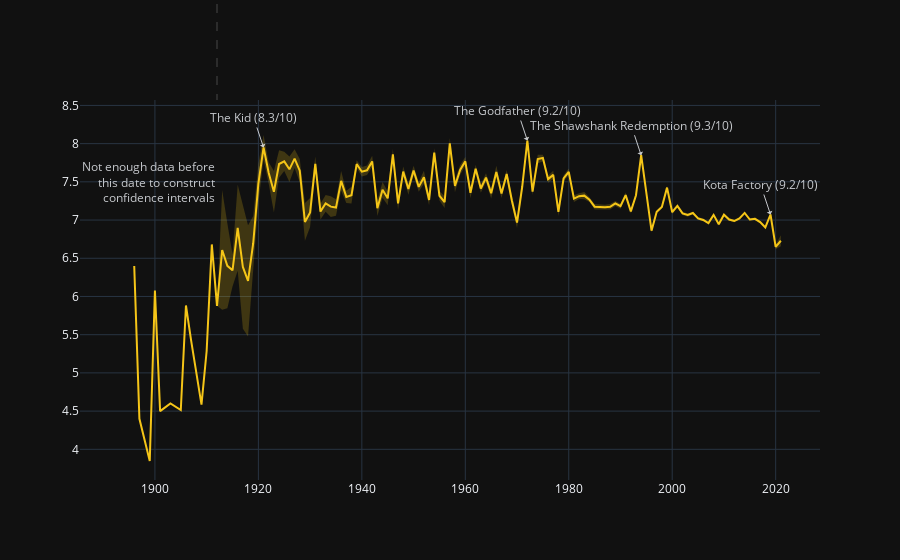

Notebook code cell kept with this figure:
### Markdown cell above
#### Year

### Code cell
## YEAR

# Get weighted mean rating by year
groupby=df.groupby("startYear").agg(        
    Mean=("averageRating", lambda x: DescrStatsW(x, weights=df.loc[x.index, "numVotes"]/np.mean(df["numVotes"])).mean),
    LowCI=("averageRating", lambda x: DescrStatsW(x, weights=df.loc[x.index, "numVotes"]/np.mean(df["numVotes"])).tconfint_mean()[0]),
    HighCI=("averageRating", lambda x: DescrStatsW(x, weights=df.loc[x.index, "numVotes"]/np.mean(df["numVotes"])).tconfint_mean()[1])
).reset_index()

# Fill NA years
groupby=groupby.fillna({"LowCI": groupby["Mean"], "HighCI": groupby["Mean"]}, axis=0)
# Year 1911 has weird values. Inputting the mean.
groupby.loc[groupby["startYear"]==1911, ["LowCI", "HighCI"]] = groupby.loc[groupby["startYear"]==1911, ["Mean"]].values
groupby.loc[groupby["startYear"]==1912, ["LowCI", "HighCI"]] = groupby.loc[groupby["startYear"]==1912, ["Mean"]].values

# Annotations, major movies
best_1921 = df.loc[(df["startYear"]==1921) & (df["numVotes"]>50000), ["primaryTitle", "averageRating", "numVotes"]].sort_values("averageRating", ascending=False).iloc[0]
best_1972 = df.loc[(df["startYear"]==1972) & (df["numVotes"]>50000), ["primaryTitle", "averageRating", "numVotes"]].sort_values("averageRating", ascending=False).iloc[0]
best_1994 = df.loc[(df["startYear"]==1994) & (df["numVotes"]>50000), ["primaryTitle", "averageRating", "numVotes"]].sort_values("averageRating", ascending=False).iloc[0]
best_2019 = df.loc[(df["startYear"]==2019) & (df["numVotes"]>50000), ["primaryTitle", "averageRating", "numVotes"]].sort_values("averageRating", ascending=False).iloc[0]

# Init
fig = go.Figure()

# Mean line
fig.add_trace(go.Scatter(
    name="Mean Rating",
    x=groupby["startYear"],
    y=groupby["Mean"],
    line_color='rgba(245,197,24,1)',
    showlegend=False
))
#CI
fig.add_trace(go.Scatter(
    name="High CI",
    x=groupby["startYear"],
    y=groupby["HighCI"],
    mode="lines",
    line_color='rgba(255, 255, 255, 0)',
    showlegend=False
))
fig.add_trace(go.Scatter(
    name="Low CI",
    x=groupby["startYear"],
    y=groupby["LowCI"],
    mode="lines",
    fill='tonexty',
    fillcolor='rgba(245,197,24, 0.2)',
    line_color='rgba(255,255,255,0)',
    showlegend=False
))

fig.add_annotation(x=1912, y=7.5, xanchor="right", align="right",
            text="Not enough data before<br>this date to construct<br>confidence intervals",
            opacity=0.8,
            showarrow=False,
            arrowhead=1)
fig.add_vline(x=1912, y0=8.5, line_dash="dash", line_color="gray", line_width=0.5)

#Major films
fig.add_annotation(x=1921, y=groupby.loc[groupby["startYear"]==1921]["Mean"].values[0],
            text=f"{best_1921[0]} ({best_1921[1]}/10)",
            opacity=0.8,
            showarrow=True,
            arrowhead=1)
fig.add_annotation(x=1972, y=groupby.loc[groupby["startYear"]==1972]["Mean"].values[0],
            text=f"{best_1972[0]} ({best_1972[1]}/10)",
            opacity=0.8,
            showarrow=True,
            arrowhead=1)
fig.add_annotation(x=1994, y=groupby.loc[groupby["startYear"]==1994]["Mean"].values[0],
            text=f"{best_1994[0]} ({best_1994[1]}/10)",
            opacity=0.8,
            showarrow=True,
            arrowhead=1)
fig.add_annotation(x=2019, y=groupby.loc[groupby["startYear"]==2019]["Mean"].values[0],
            text=f"{best_2019[0]} ({best_2019[1]}/10)",
            opacity=0.8,
            showarrow=True,
            arrowhead=1)

fig.update_layout(hovermode="x")
fig.show()

### Figure 1 — Plotly figure (JSON) as saved in the notebook; plotly's stock layout.template omitted (floating-point values rounded to 4 significant figures)
{"data": [{"line": {"color": "rgba(245,197,24,1)"}, "name": "Mean Rating", "showlegend": false, "type": "scatter", "x": [1896, 1897, 1899, 1900, 1901, 1903, 1905, 1906, 1907, 1908, 1909, 1910, 1911, 1912, 1913, 1914, 1915, 1916, 1917, 1918, 1919, 1920, 1921, 1922, 1923, 1924, 1925, 1926, 1927, 1928, 1929, 1930, 1931, 1932, 1933, 1934, 1935, 1936, 1937, 1938, 1939, 1940, 1941, 1942, 1943, 1944, 1945, 1946, 1947, 1948, 1949, 1950, 1951, 1952, 1953, 1954, 1955, 1956, 1957, 1958, 1959, 1960, 1961, 1962, 1963, 1964, 1965, 1966, 1967, 1968, 1969, 1970, 1971, 1972, 1973, 1974, 1975, 1976, 1977, 1978, 1979, 1980, 1981, 1982, 1983, 1984, 1985, 1986, 1987, 1988, 1989, 1990, 1991, 1992, 1993, 1994, 1995, 1996, 1997, 1998, 1999, 2000, 2001, 2002, 2003, 2004, 2005, 2006, 2007, 2008, 2009, 2010, 2011, 2012, 2013, 2014, 2015, 2016, 2017, 2018, 2019, 2020, 2021], "y": [6.4, 4.4, 3.847, 6.078, 4.5, 4.6, 4.515, 5.882, 5.422, 5.027, 4.585, 5.286, 6.681, 5.878, 6.608, 6.401, 6.342, 6.899, 6.386, 6.204, 6.696, 7.478, 7.95, 7.615, 7.37, 7.733, 7.768, 7.664, 7.803, 7.646, 6.975, 7.099, 7.734, 7.111, 7.218, 7.176, 7.163, 7.513, 7.303, 7.325, 7.733, 7.632, 7.651, 7.767, 7.156, 7.396, 7.285, 7.86, 7.219, 7.635, 7.407, 7.648, 7.434, 7.56, 7.264, 7.881, 7.318, 7.234, 8.004, 7.446, 7.656, 7.768, 7.357, 7.672, 7.413, 7.555, 7.351, 7.63, 7.347, 7.603, 7.257, 6.966, 7.436, 8.041, 7.371, 7.798, 7.812, 7.535, 7.591, 7.107, 7.545, 7.629, 7.281, 7.313, 7.319, 7.267, 7.175, 7.172, 7.166, 7.173, 7.217, 7.181, 7.327, 7.114, 7.325, 7.848, 7.365, 6.861, 7.109, 7.17, 7.424, 7.103, 7.185, 7.087, 7.066, 7.092, 7.021, 7.001, 6.96, 7.068, 6.946, 7.07, 7.006, 6.987, 7.022, 7.093, 7.007, 7.017, 6.973, 6.903, 7.073, 6.65, 6.729]}, {"line": {"color": "rgba(255, 255, 255, 0)"}, "mode": "lines", "name": "High CI", "showlegend": false, "type": "scatter", "x": [1896, 1897, 1899, 1900, 1901, 1903, 1905, 1906, 1907, 1908, 1909, 1910, 1911, 1912, 1913, 1914, 1915, 1916, 1917, 1918, 1919, 1920, 1921, 1922, 1923, 1924, 1925, 1926, 1927, 1928, 1929, 1930, 1931, 1932, 1933, 1934, 1935, 1936, 1937, 1938, 1939, 1940, 1941, 1942, 1943, 1944, 1945, 1946, 1947, 1948, 1949, 1950, 1951, 1952, 1953, 1954, 1955, 1956, 1957, 1958, 1959, 1960, 1961, 1962, 1963, 1964, 1965, 1966, 1967, 1968, 1969, 1970, 1971, 1972, 1973, 1974, 1975, 1976, 1977, 1978, 1979, 1980, 1981, 1982, 1983, 1984, 1985, 1986, 1987, 1988, 1989, 1990, 1991, 1992, 1993, 1994, 1995, 1996, 1997, 1998, 1999, 2000, 2001, 2002, 2003, 2004, 2005, 2006, 2007, 2008, 2009, 2010, 2011, 2012, 2013, 2014, 2015, 2016, 2017, 2018, 2019, 2020, 2021], "y": [6.4, 4.4, 3.847, 6.078, 4.5, 4.6, 4.515, 5.882, 5.422, 5.027, 4.585, 5.286, 6.681, 5.878, 7.392, 6.958, 6.553, 7.463, 7.196, 6.931, 7.052, 7.734, 8.111, 7.757, 7.641, 7.912, 7.894, 7.831, 7.927, 7.799, 7.222, 7.289, 7.832, 7.214, 7.327, 7.313, 7.271, 7.641, 7.385, 7.435, 7.783, 7.695, 7.712, 7.842, 7.259, 7.499, 7.377, 7.929, 7.302, 7.701, 7.482, 7.711, 7.497, 7.646, 7.335, 7.939, 7.38, 7.312, 8.072, 7.528, 7.72, 7.826, 7.429, 7.725, 7.47, 7.613, 7.42, 7.712, 7.404, 7.656, 7.324, 7.038, 7.484, 8.105, 7.415, 7.854, 7.856, 7.583, 7.645, 7.161, 7.586, 7.673, 7.326, 7.351, 7.366, 7.299, 7.212, 7.208, 7.202, 7.208, 7.25, 7.212, 7.362, 7.144, 7.355, 7.877, 7.389, 6.886, 7.133, 7.192, 7.445, 7.125, 7.205, 7.107, 7.087, 7.109, 7.04, 7.02, 6.976, 7.087, 6.963, 7.087, 7.022, 7.002, 7.035, 7.108, 7.023, 7.032, 6.99, 6.921, 7.092, 6.683, 6.8]}, {"fill": "tonexty", "fillcolor": "rgba(245,197,24, 0.2)", "line": {"color": "rgba(255,255,255,0)"}, "mode": "lines", "name": "Low CI", "showlegend": false, "type": "scatter", "x": [1896, 1897, 1899, 1900, 1901, 1903, 1905, 1906, 1907, 1908, 1909, 1910, 1911, 1912, 1913, 1914, 1915, 1916, 1917, 1918, 1919, 1920, 1921, 1922, 1923, 1924, 1925, 1926, 1927, 1928, 1929, 1930, 1931, 1932, 1933, 1934, 1935, 1936, 1937, 1938, 1939, 1940, 1941, 1942, 1943, 1944, 1945, 1946, 1947, 1948, 1949, 1950, 1951, 1952, 1953, 1954, 1955, 1956, 1957, 1958, 1959, 1960, 1961, 1962, 1963, 1964, 1965, 1966, 1967, 1968, 1969, 1970, 1971, 1972, 1973, 1974, 1975, 1976, 1977, 1978, 1979, 1980, 1981, 1982, 1983, 1984, 1985, 1986, 1987, 1988, 1989, 1990, 1991, 1992, 1993, 1994, 1995, 1996, 1997, 1998, 1999, 2000, 2001, 2002, 2003, 2004, 2005, 2006, 2007, 2008, 2009, 2010, 2011, 2012, 2013, 2014, 2015, 2016, 2017, 2018, 2019, 2020, 2021], "y": [6.4, 4.4, 3.847, 6.078, 4.5, 4.6, 4.515, 5.882, 5.422, 5.027, 4.585, 5.286, 6.681, 5.878, 5.825, 5.845, 6.13, 6.335, 5.577, 5.477, 6.341, 7.222, 7.788, 7.473, 7.099, 7.554, 7.643, 7.497, 7.68, 7.493, 6.728, 6.909, 7.637, 7.009, 7.11, 7.038, 7.055, 7.385, 7.222, 7.215, 7.683, 7.57, 7.589, 7.693, 7.052, 7.292, 7.193, 7.79, 7.135, 7.569, 7.331, 7.584, 7.371, 7.475, 7.192, 7.824, 7.256, 7.157, 7.936, 7.364, 7.591, 7.711, 7.286, 7.619, 7.357, 7.496, 7.282, 7.549, 7.29, 7.551, 7.189, 6.895, 7.387, 7.977, 7.327, 7.741, 7.768, 7.488, 7.538, 7.053, 7.503, 7.585, 7.236, 7.275, 7.273, 7.235, 7.138, 7.137, 7.131, 7.139, 7.184, 7.149, 7.291, 7.084, 7.295, 7.819, 7.34, 6.836, 7.085, 7.148, 7.403, 7.08, 7.165, 7.067, 7.045, 7.076, 7.003, 6.983, 6.944, 7.049, 6.929, 7.053, 6.99, 6.972, 7.008, 7.079, 6.99, 7.001, 6.956, 6.885, 7.053, 6.617, 6.659]}], "layout": {"annotations": [{"align": "right", "arrowhead": 1, "opacity": 0.8, "showarrow": false, "text": "Not enough data before<br>this date to construct<br>confidence intervals", "x": 1912, "xanchor": "right", "y": 7.5}, {"arrowhead": 1, "opacity": 0.8, "showarrow": true, "text": "The Kid (8.3/10)", "x": 1921, "y": 7.95}, {"arrowhead": 1, "opacity": 0.8, "showarrow": true, "text": "The Godfather (9.2/10)", "x": 1972, "y": 8.041}, {"arrowhead": 1, "opacity": 0.8, "showarrow": true, "text": "The Shawshank Redemption (9.3/10)", "x": 1994, "y": 7.848}, {"arrowhead": 1, "opacity": 0.8, "showarrow": true, "text": "Kota Factory (9.2/10)", "x": 2019, "y": 7.073}], "hovermode": "x", "shapes": [{"line": {"color": "gray", "dash": "dash", "width": 0.5}, "type": "line", "x0": 1912, "x1": 1912, "xref": "x", "y0": 8.5, "y1": 1, "yref": "y domain"}]}}
